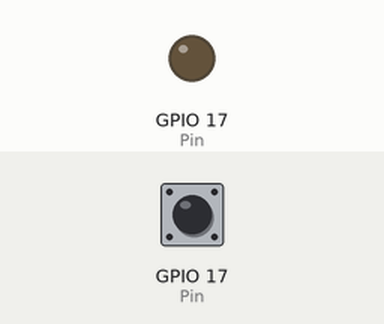
The program below on a simulated Raspberry Pi (BCM pin numbers). Parts: output pins drawn as LEDs (lit = HIGH). The inputs (shaded band) are chosen by the test bench; at power-on: GPIO 17 (Pin) HIGH.

Above: at 0.1 s.
At 4.1 s:
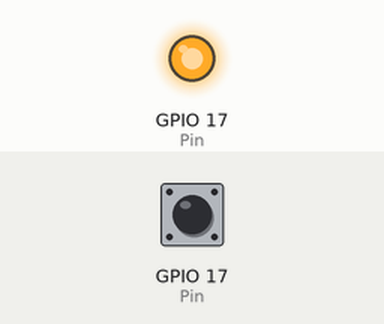
Timing chart, 0 to 5.6 s (numbered marks = the images above):
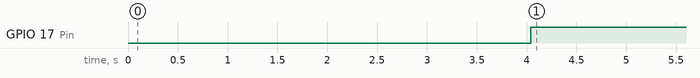

Measured:
- by itself, GPIO 17 (Pin): LOW → HIGH at 4.0 s

The program:

DHT11.py
```python
#!/usr/bin/python
# -*- coding: utf-8 -*-
import RPi.GPIO as GPIO   #引入RPi.GPIO模块，并实例化为GPIO，简化后面的模块调用
import time                #引入time模块
Bit=[]                     #定义列表，用以存储接收到的数据
Time=[]                    #存储数字0和数字1的高电位持续时间
K=0                         #定义循环初始值
GPIO.setmode(GPIO.BCM)    #定义GPIO编码方式
time.sleep(4)               #由于dht11的采样周期间隔为2s，此处防止dht无方响应
Pin=17                      #定义引脚，使用哪个就定义哪个
GPIO.setup(Pin,GPIO.OUT)    #将GPIO设置为输出模式
GPIO.output(Pin,0)          #向dht11发送低电平（开始信号）（其中0可以用Flase、GPIO.low代替，下文的1同理）
time.sleep(0.04)            #低电平持续时间0.02s大于dht11要求的0.018s
GPIO.output(Pin,1)          #向dht11发送高电平（理论上可以取消，但是实际使用中不发送高概率出错）
GPIO.setup(Pin,GPIO.IN)     #将GPIO转为输入模式，用以接收dht11的信号
while GPIO.input(Pin)==0:   #采用轮训检测dht的响应信号，如果输入高电平将跳出此循环（不懂可以查阅python的while continue用法）
    continue
while GPIO.input(Pin)==1:   #采用轮训检测dht的响应信号
    continue
while K<40:                 #循环40次用以接收dht11的40bit数据
    while GPIO.input(Pin)==0:#因为每bit数据以低电平开始，故此。
        continue
    begin=time.time()       #低电平循环结束故此时是高电平信号，因此开始计时
    while GPIO.input(Pin)==1:#轮训高电平
        continue
    end=time.time()         #获取高电平信号的结束时间
    #Time.append(end-begin)#此处为了确定0和1的高电平持续时间
    if (end-begin)<0.00003: #检测高电平的持续时间判断输入是0还是1（0.00003可以自测一下，取一个适合你的时间）
        Bit.append(0)       #高电平小于0.00003s证明是0
    else:
        Bit.append(1)       #高电平大于0.00003s证明是1
    K=K+1                   #记录循环次数
#print(Time)				#观察时间特点以确定上文0.00003的取值
humidity1bit=Bit[0:8]       #根据dht11的信号原理获取所需的值（下同理）
humidity2bit=Bit[8:16]
temperature1bit=Bit[16:24]
temperature2bit=Bit[24:32]
checkbit = Bit[32:40]
humidity1=0
humidity2=0
temperature1=0
temperature2=0
check=0
for i in range(0,8):         #循环8次，将二进制数转换为十进制数
    humidity1+=humidity1bit[i]*(2**(7-i))
    humidity2+=humidity2bit[i]*(2**(7-1))
    temperature1+=temperature1bit[i]*(2**(7-i))
    temperature2+=temperature2bit[i]*(2**(7-i))
    check+=checkbit[i]*(2**(7-i))
temperature=temperature1+temperature2*0.1 #获取温度值（注意dht11的使用说明中明文写到整数位后是小数位故应乘0.1）
humidity=humidity1+humidity2*0.1        #（网上大部分都没乘，他们的运行结果是整数，足可见网上的帖子都是复制粘着的水文）
checknum=temperature1+humidity1+temperature2+humidity2 #计算前32位数的值
if checknum==check:                         #检查前32位的值是否与校验位相等
    print("temp:%s,hum:%s"%(temperature,humidity))   #相等输出温度和湿度
else:
    print("dht11 check was wrong.  checknum:%s check:%s"%(checknum,check))#不等输出前32位值和校验位值
```
